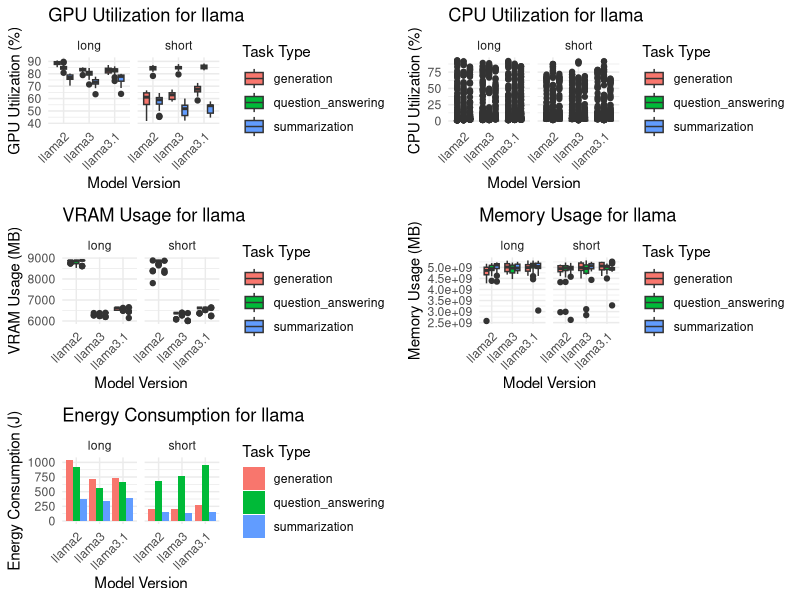
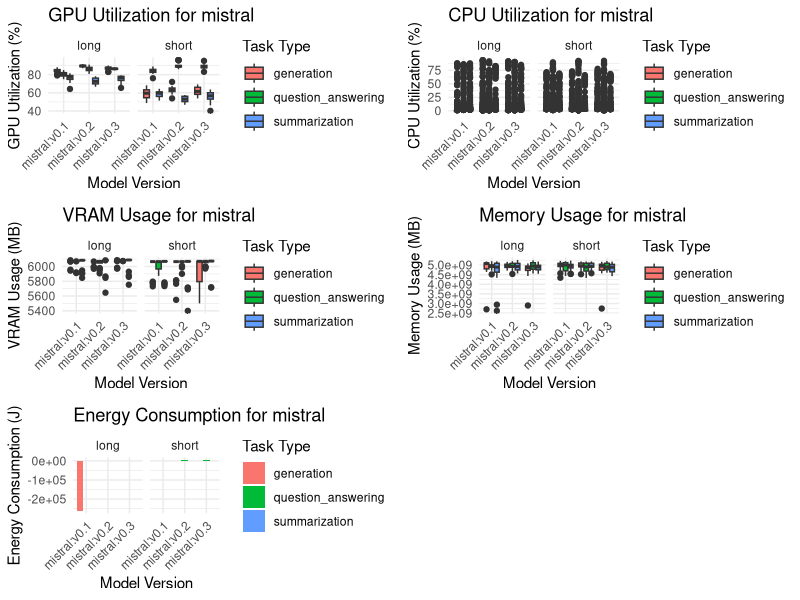
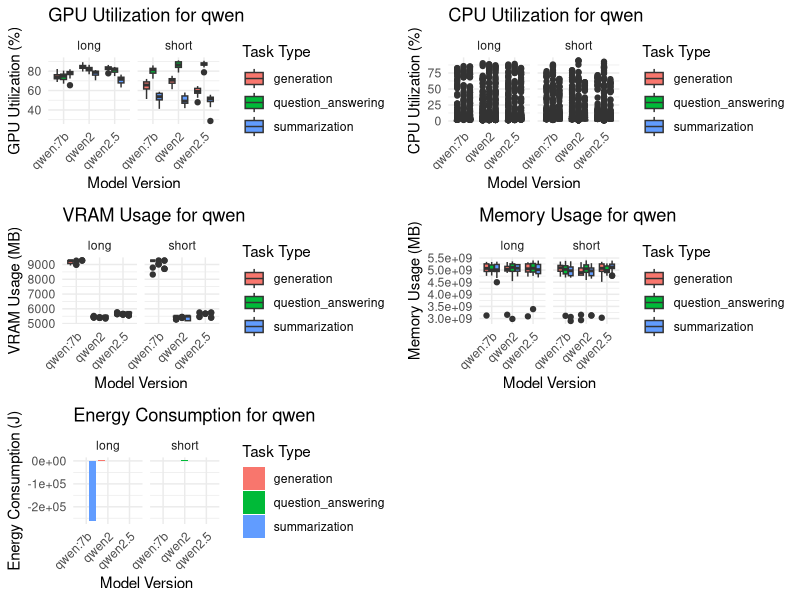
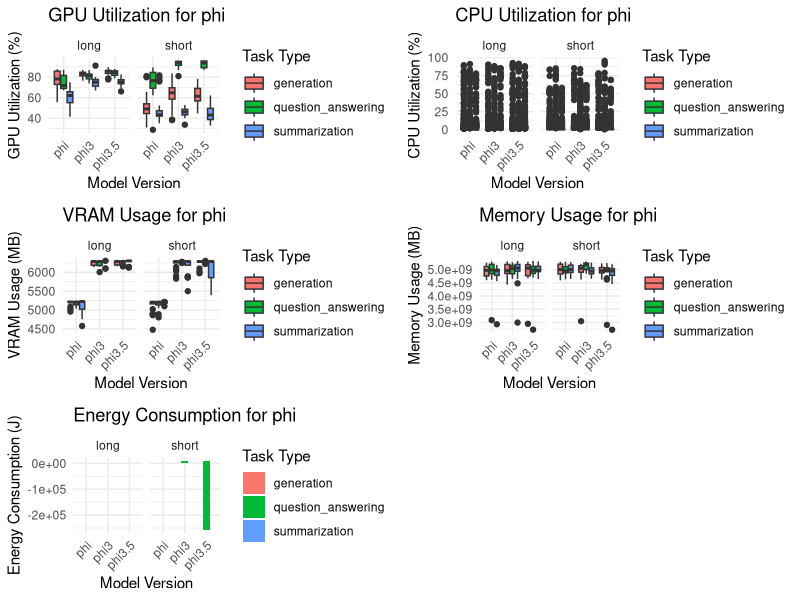
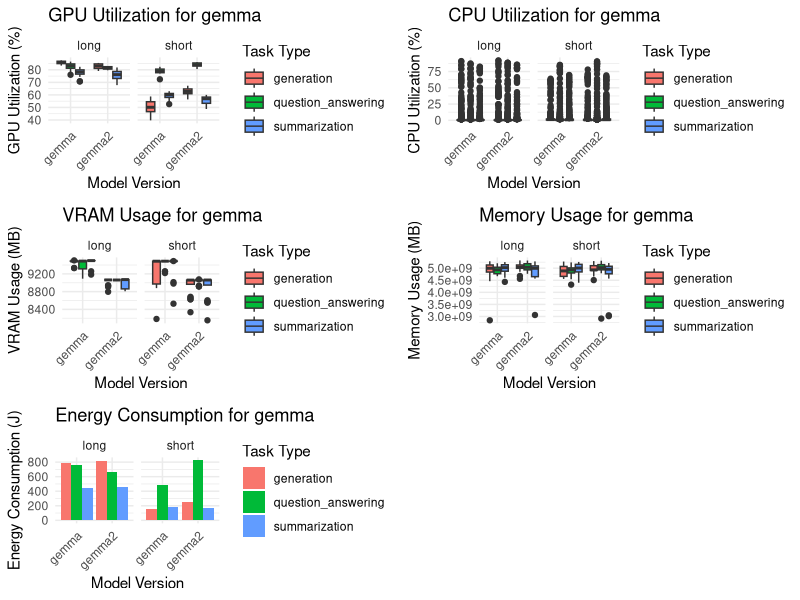

The R script that drew these images, in order:
library(ggplot2)
library(dplyr)
library(tidyr)

# Load the data
data <- read.csv("data/sorted_run_table.csv")

# Convert necessary columns to appropriate data types
data$input_size <- as.factor(data$input_size)
data$task_type <- as.factor(data$task_type)
data$model_version <- as.factor(data$model_version)

# Data processing: Remove columns with all null values and clean numeric columns with empty or multiple values
data <- data %>%
  select_if(~ !all(is.na(.))) %>%
  mutate(across(where(is.numeric), ~ ifelse(is.na(.) | grepl(",", .), NA, as.numeric(.)))) %>%
  drop_na()

# Convert GPU0_ENERGY from mJ to J
data <- data %>%
  mutate(GPU0_ENERGY..J. = GPU0_ENERGY..mJ. / 1000)

# Function to create plots for each model family
create_plots <- function(data, model_family) {
  filtered_data <- data %>% filter(grepl(paste0("^", model_family), model_version))
  
  # Debug print to check filtered data
  cat("Creating plots for model family:", model_family, "\n")
  cat("Number of rows in filtered data:", nrow(filtered_data), "\n")
  
  if (nrow(filtered_data) == 0) {
    cat("No data available for model family:", model_family, "\n")
    return()
  }
  
  # Plot for GPU utilization
  gpu_plot <- ggplot(filtered_data, aes(x = model_version, y = GPU0_USAGE, fill = task_type)) +
    geom_boxplot() +
    facet_wrap(~ input_size) +
    labs(title = paste("GPU Utilization for", model_family),
         x = "Model Version", y = "GPU Utilization (%)",
         fill = "Task Type") +
    theme_minimal() +
    theme(axis.text.x = element_text(angle = 45, hjust = 1))
  
  # Plot for CPU utilization
  cpu_plot <- ggplot(filtered_data %>% gather(key = "CPU", value = "Usage", starts_with("CPU_USAGE_")), 
                     aes(x = model_version, y = Usage, fill = task_type)) +
    geom_boxplot() +
    facet_wrap(~ input_size) +
    labs(title = paste("CPU Utilization for", model_family),
         x = "Model Version", y = "CPU Utilization (%)",
         fill = "Task Type") +
    theme_minimal() +
    theme(axis.text.x = element_text(angle = 45, hjust = 1))
  
  # Plot for VRAM usage
  vram_plot <- ggplot(filtered_data, aes(x = model_version, y = GPU0_MEMORY_USED, fill = task_type)) +
    geom_boxplot() +
    facet_wrap(~ input_size) +
    labs(title = paste("VRAM Usage for", model_family),
         x = "Model Version", y = "VRAM Usage (MB)",
         fill = "Task Type") +
    theme_minimal() +
    theme(axis.text.x = element_text(angle = 45, hjust = 1))
  
  # Plot for memory usage
  memory_plot <- ggplot(filtered_data %>% gather(key = "Energy_Type", value = "Energy", USED_MEMORY), 
                        aes(x = model_version, y = Energy, fill = task_type)) +
    geom_boxplot() +
    facet_wrap(~ input_size) +
    labs(title = paste("Memory Usage for", model_family),
         x = "Model Version", y = "Memory Usage (MB)",
         fill = "Task Type") +
    theme_minimal() +
    theme(axis.text.x = element_text(angle = 45, hjust = 1))
  
  # Plot for energy consumption
  energy_plot <- ggplot(filtered_data %>% gather(key = "Energy_Type", value = "Energy", DRAM_ENERGY..J., PACKAGE_ENERGY..J., GPU0_ENERGY..J.), 
                        aes(x = model_version, y = Energy, fill = task_type)) +
    geom_histogram(stat = "identity", position = "dodge") +
    facet_wrap(~ input_size) +
    labs(title = paste("Energy Consumption for", model_family),
         x = "Model Version", y = "Energy Consumption (J)",
         fill = "Task Type") +
    theme_minimal() +
    theme(axis.text.x = element_text(angle = 45, hjust = 1))
  
  # Combine plots into a single plot
  combined_plot <- gridExtra::grid.arrange(gpu_plot, cpu_plot, vram_plot, memory_plot, energy_plot, ncol = 2)
  
  # Save combined plot with higher resolution
  ggsave(paste("plots/", model_family, ".png", sep = ""), plot = combined_plot, dpi = 300, width = 16, height = 12)
}

# Create directories for plots
if (!dir.exists("plots")) {
  dir.create("plots")
}

# Extract unique model families using a more robust method
model_families <- unique(sub("([a-zA-Z]+).*", "\\1", data$model_version))

# Debug print to check unique model families
cat("Unique model families:", model_families, "\n")

# Generate plots for each model family
for (model_family in model_families) {
  create_plots(data, model_family)
}